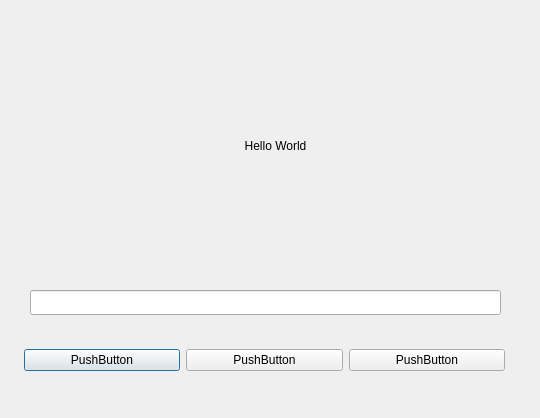
<?xml version="1.0" encoding="UTF-8"?>
<ui version="4.0">
 <class>Dialog</class>
 <widget class="QDialog" name="Dialog">
  <property name="geometry">
   <rect>
    <x>0</x>
    <y>0</y>
    <width>540</width>
    <height>418</height>
   </rect>
  </property>
  <property name="windowTitle">
   <string>Dialog</string>
  </property>
  <widget class="QLabel" name="label">
   <property name="geometry">
    <rect>
     <x>30</x>
     <y>40</y>
     <width>491</width>
     <height>211</height>
    </rect>
   </property>
   <property name="text">
    <string>Hello World</string>
   </property>
   <property name="alignment">
    <set>Qt::AlignCenter</set>
   </property>
  </widget>
  <widget class="QWidget" name="horizontalLayoutWidget">
   <property name="geometry">
    <rect>
     <x>24</x>
     <y>320</y>
     <width>481</width>
     <height>80</height>
    </rect>
   </property>
   <layout class="QHBoxLayout" name="horizontalLayout">
    <item>
     <widget class="QPushButton" name="pushButton">
      <property name="text">
       <string>PushButton</string>
      </property>
     </widget>
    </item>
    <item>
     <widget class="QPushButton" name="pushButton_2">
      <property name="text">
       <string>PushButton</string>
      </property>
     </widget>
    </item>
    <item>
     <widget class="QPushButton" name="pushButton_3">
      <property name="text">
       <string>PushButton</string>
      </property>
     </widget>
    </item>
   </layout>
  </widget>
  <widget class="QLineEdit" name="lineEdit">
   <property name="geometry">
    <rect>
     <x>30</x>
     <y>290</y>
     <width>471</width>
     <height>25</height>
    </rect>
   </property>
  </widget>
 </widget>
 <resources/>
 <connections>
  <connection>
   <sender>pushButton</sender>
   <signal>clicked()</signal>
   <receiver>Dialog</receiver>
   <slot>slot_1st()</slot>
   <hints>
    <hint type="sourcelabel">
     <x>129</x>
     <y>362</y>
    </hint>
    <hint type="destinationlabel">
     <x>124</x>
     <y>408</y>
    </hint>
   </hints>
  </connection>
  <connection>
   <sender>pushButton_2</sender>
   <signal>clicked()</signal>
   <receiver>Dialog</receiver>
   <slot>slot_2nd()</slot>
   <hints>
    <hint type="sourcelabel">
     <x>289</x>
     <y>362</y>
    </hint>
    <hint type="destinationlabel">
     <x>284</x>
     <y>403</y>
    </hint>
   </hints>
  </connection>
  <connection>
   <sender>pushButton_3</sender>
   <signal>clicked()</signal>
   <receiver>Dialog</receiver>
   <slot>slot_3rd()</slot>
   <hints>
    <hint type="sourcelabel">
     <x>427</x>
     <y>358</y>
    </hint>
    <hint type="destinationlabel">
     <x>427</x>
     <y>383</y>
    </hint>
   </hints>
  </connection>
  <connection>
   <sender>lineEdit</sender>
   <signal>textChanged(QString)</signal>
   <receiver>label</receiver>
   <slot>setText(QString)</slot>
   <hints>
    <hint type="sourcelabel">
     <x>313</x>
     <y>299</y>
    </hint>
    <hint type="destinationlabel">
     <x>313</x>
     <y>157</y>
    </hint>
   </hints>
  </connection>
 </connections>
 <slots>
  <slot>slot_1st()</slot>
  <slot>slot_2nd()</slot>
  <slot>slot_3rd()</slot>
 </slots>
</ui>
